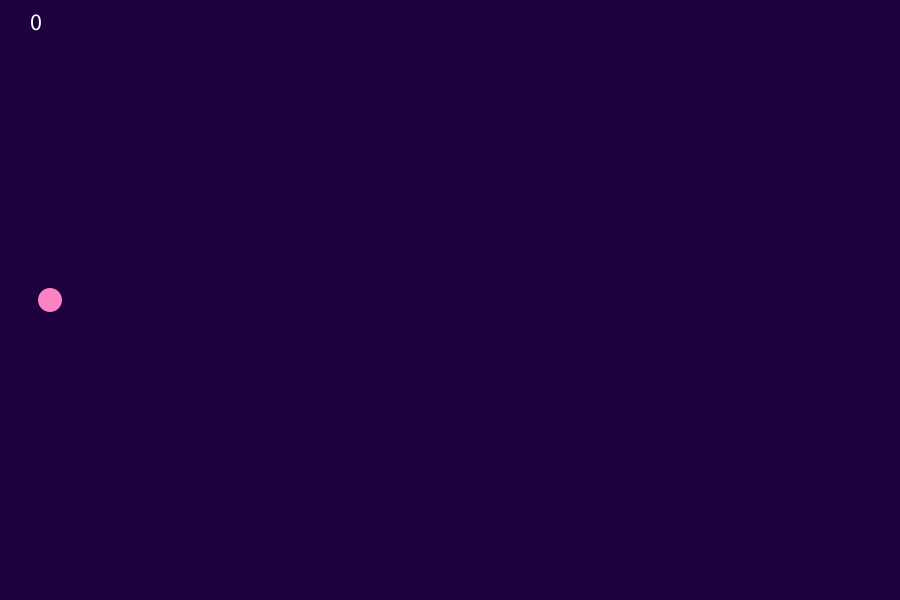
Frame 1 (no input)
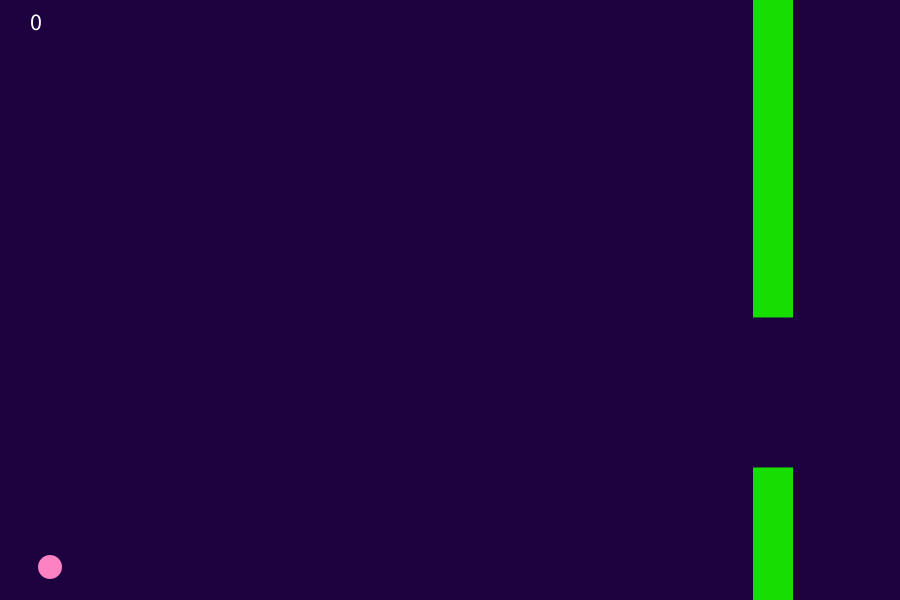
Frame 60 (the mouse pressed at the canvas centre just before this capture)
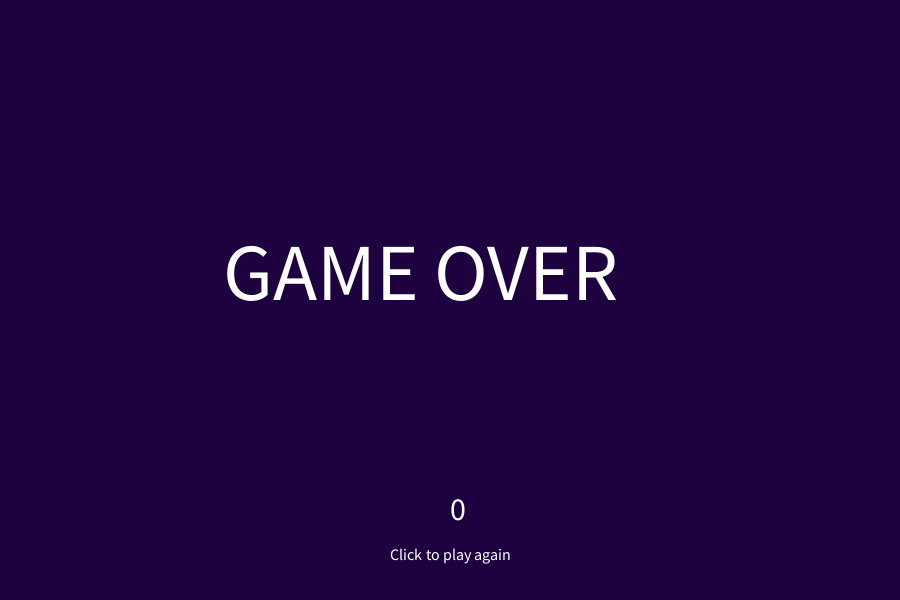
Frame 120 (the mouse held since frame 60 and released just before this capture)

The Processing sketch that drew these frames (run headless with seeded random() and noise(); from frame 60 on, the mouse is pressed at the canvas centre):

// Processing sketch: FlappyBird
// ── FlappyBird.pde
Bird flap;
ArrayList<Obstacle> obstacles;
int gameOverSize = 32;
int points = 0;

void setup() {
  size(900, 600);
  flap = new Bird();
  obstacles = new ArrayList<Obstacle>();
  obstacles.add(new Obstacle());
}

void draw() {
  background(30,2,63);
  
  if (flap.alive) {
    // display score
    textSize(24);
    fill(255);
    text(points, 30, 30);
    if (frameCount % 140 == 0) {
      obstacles.add(new Obstacle());
    }
    flap.display();
    flap.update();
    flap.checkForObstacles();
    for (Obstacle o : obstacles) {
      o.display();
      o.update();
    }
    // obstacles cleanup
    for (int i = obstacles.size() - 1; i >= 0; i--) {
      Obstacle o = obstacles.get(i);
      if (o.x <= -50) {
        obstacles.remove(i);
        points++;
      }
    }
  }
  else {
    obstacles = new ArrayList<Obstacle>();
    
    // gameOver
    textSize(gameOverSize);
    fill(255);
    text("GAME OVER", width/2 - gameOverSize*2.8, height /2); 
    if (gameOverSize <= 80) {
      gameOverSize += 1;
    }
    
    // display final score
    textSize(32);
    fill(255);
    text(points, width/2, height - 80);
  
    // display play again message
    textSize(16);
    fill(255);
    text("Click to play again", width/2 - 60, height - 40);
  }
}

void keyPressed() {
  if (flap.alive && key == ' ') {
    flap.swing();
  }
}

void mousePressed() {
  if (!flap.alive) {
    flap.alive = true;
    flap.location.y = height/2;
    points = 0;
    gameOverSize = 32;
  }
}
// ── Bird.pde
class Bird {
  PVector location;
  PVector velocity;
  PVector gravity;
  PVector upward;
  int size = 12;
  boolean alive = true;
  
  Bird() {
    location = new PVector(50, height/2);
    velocity = new PVector(0, 0);
    gravity = new PVector(0, 0.2);
    upward = new PVector(0, -5);
  }
  
  void display() {
    noStroke();
    fill(252,130,195);
    ellipse(location.x, location.y, size*2, size*2);
  }
  
  void update() {
    velocity.add(gravity);
    velocity.limit(6);
    location.add(velocity);
  }
  
  void swing() {
    velocity.add(upward);
  }
  
  void checkForObstacles() {
    if (location.y <= 0 || location.y >= height) {
      alive = false;
      return;
    }
    for (Obstacle o : obstacles) {
      // square box collider
      if (location.x >= o.x + size && location.x <= o.x + o.size + size) {
        if (location.y > o.down || location.y < o.up) {
          alive = false;
        }
      }
    }
  }
}
// ── Obstacle.pde
class Obstacle {
  float up;
  float down;
  float x;
  float size;
  float gap = 150;
  
  Obstacle() {
    up = random(75, height - 150);
    down = up + gap;
    x = width + 30;
    size = 40;
  }
  
  void display() {
    noStroke();
    fill(24,221,0);
    rect(x, 0, size, up);
    rect(x, down, size, height);
  }
  
  void update() {
    x -= 3;
  }
}
